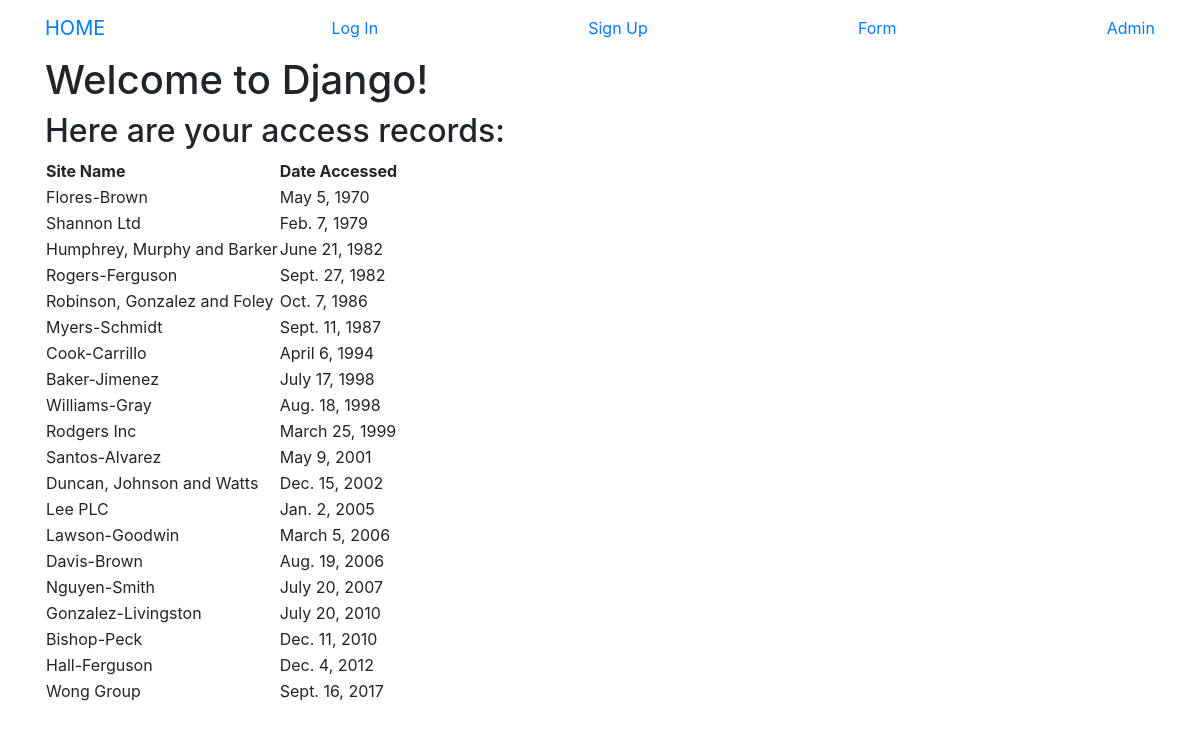
The page / on the database its author committed.
### first_app/models.py (models this page shows, shortened)
class AccessRecord(models.Model):
    name = models.ForeignKey(Webpage, on_delete=models.CASCADE)
    date = models.DateField()

class Webpage(models.Model):
    topic = models.ForeignKey(Topic, on_delete=models.CASCADE)
    name = models.CharField(max_length=264, unique=True)
    url = models.URLField(unique=True)
    def __str__(self):
        return self.name

### first_app/views.py (the view)
# urls.py: url(r'^$', views.index, name='index'),
def index(request):
    webpages_list = AccessRecord.objects.order_by('date')
    date_dict = {'access_records': webpages_list}
    return render(request, 'first_app/index.html', context=date_dict)

### templates/first_app/index.html
<!DOCTYPE html>
{% extends "first_app/base.html" %}
  {% block body_block %}
    <h1>Welcome to Django!</h1>
    <h2>Here are your access records:</h2>
    <div class="djangotwo">
      {% if access_records %}
        <table>
          <thead>
            <th>Site Name</th>
            <th>Date Accessed</th>
          </thead>
          {% for acc in access_records %}
          <tr>
            <td>{{ acc.name }}</td>
            <td>{{ acc.date }}</td>
          </tr>
          {% endfor %}
        </table>
      {% else %}
        <p>No access records found</p>
      {% endif %}
    </div>
  {% endblock %}

### templates/first_app/base.html (shortened to what this page needs)
<!DOCTYPE html>
<html lang="en" dir="ltr">
  <head>
    <link rel="stylesheet" href="https://stackpath.bootstrapcdn.com/bootstrap/4.1.3/css/bootstrap.min.css"
>
  </head>
  <body>
    <nav class="navbar navbar-default navbar-static-top">
      <div class="container">
        <a class="navbar-brand" href="{% url 'index' %}">HOME</a>
        {% if user.is_authenticated %}
          <a class="navbar-link" href="{% url 'logout' %}">Log Out</a>
        {% else %}
          <a class="navbar-link" href="{% url 'first_app:user_login' %}">Log In</a>
        {% endif %}
        <a class="navbar-link" href="{% url 'first_app:signup' %}">Sign Up</a>
        <a class="navbar-link" href="{% url 'first_app:formpage' %}">Form</a>
        <a class="navbar-link" href="{% url 'admin:index' %}">Admin</a>
      </div>
    </nav>
    <div class="container">
    {% block body_block %}{% endblock %}
    </div>
  </body>
</html>

### rows shown on the page
AccessRecord: name "Flores-Brown", date "May 5, 1970"
AccessRecord: name "Shannon Ltd", date "Feb. 7, 1979"
AccessRecord: name "Humphrey, Murphy and Barker", date "June 21, 1982"
AccessRecord: name "Rogers-Ferguson", date "Sept. 27, 1982"
AccessRecord: name "Robinson, Gonzalez and Foley", date "Oct. 7, 1986"
AccessRecord: name "Myers-Schmidt", date "Sept. 11, 1987"
AccessRecord: name "Cook-Carrillo", date "April 6, 1994"
AccessRecord: name "Baker-Jimenez", date "July 17, 1998"
AccessRecord: name "Williams-Gray", date "Aug. 18, 1998"
AccessRecord: name "Rodgers Inc", date "March 25, 1999"
AccessRecord: name "Santos-Alvarez", date "May 9, 2001"
AccessRecord: name "Duncan, Johnson and Watts", date "Dec. 15, 2002"
AccessRecord: name "Lee PLC", date "Jan. 2, 2005"
AccessRecord: name "Lawson-Goodwin", date "March 5, 2006"
AccessRecord: name "Davis-Brown", date "Aug. 19, 2006"
AccessRecord: name "Nguyen-Smith", date "July 20, 2007"
AccessRecord: name "Gonzalez-Livingston", date "July 20, 2010"
AccessRecord: name "Bishop-Peck", date "Dec. 11, 2010"
AccessRecord: name "Hall-Ferguson", date "Dec. 4, 2012"
AccessRecord: name "Wong Group", date "Sept. 16, 2017"
